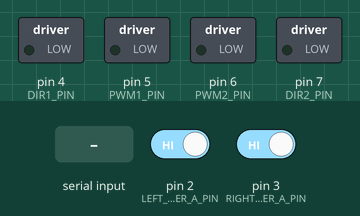
The sketch below on a simulated Arduino Uno, built with avr-gcc and run on an emulated ATmega328P. Parts: switched loads named in the sketch (green lamp = pin HIGH). Inputs (shaded band) come from the test bench; at power-on: pin 2 (LEFT_ENCODER_A_PIN) HIGH, pin 3 (RIGHT_ENCODER_A_PIN) HIGH. What the sketch prints to the serial monitor is not drawn.

Above: at 1.2 s.
1.3 s: "CMD F 90\n" received over Serial
At 2.1 s:
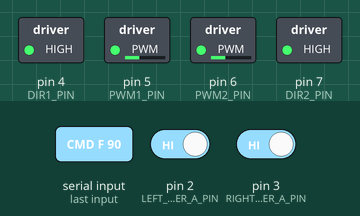
At 3.0 s:
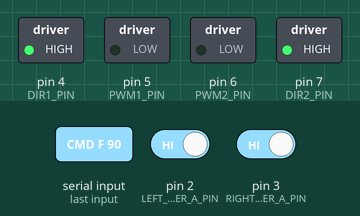
Timing chart, 0 to 4.5 s (numbered marks = the images above; inputs shaded):
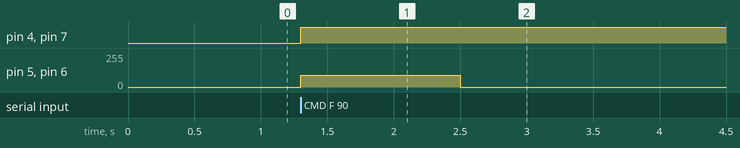

The sketch:

plan_b_motor_encoder.ino
```cpp
/*
  Grand Egyptian Museum Robot - Plan B Arduino firmware
  Input:  CMD F 120 / CMD B 120 / CMD L 100 / CMD R 100 / CMD S 0
  Output: ENC L=<ticks> R=<ticks> every 100 ms
  Encoder signals connected to the Uno must be 5 V logic-safe.
*/

const uint8_t DIR1_PIN = 4;
const uint8_t PWM1_PIN = 5;
const uint8_t DIR2_PIN = 7;
const uint8_t PWM2_PIN = 6;
const uint8_t LEFT_ENCODER_A_PIN = 2;
const uint8_t LEFT_ENCODER_B_PIN = 8;
const uint8_t RIGHT_ENCODER_A_PIN = 3;
const uint8_t RIGHT_ENCODER_B_PIN = 9;

const bool INVERT_LEFT_MOTOR = false;
const bool INVERT_RIGHT_MOTOR = false;
volatile long leftTicks = 0;
volatile long rightTicks = 0;
unsigned long lastEncoderReportMs = 0;
unsigned long lastValidCommandMs = 0;
const unsigned long COMMAND_WATCHDOG_MS = 1200;
char commandBuffer[24];
uint8_t commandLength = 0;

void leftEncoderISR() {
  leftTicks += digitalRead(LEFT_ENCODER_B_PIN) == HIGH ? 1 : -1;
}

void rightEncoderISR() {
  rightTicks += digitalRead(RIGHT_ENCODER_B_PIN) == HIGH ? 1 : -1;
}

void setOneMotor(uint8_t dirPin, uint8_t pwmPin, int signedSpeed, bool invert) {
  signedSpeed = constrain(signedSpeed, -255, 255);
  if (invert) signedSpeed = -signedSpeed;
  digitalWrite(dirPin, signedSpeed >= 0 ? HIGH : LOW);
  analogWrite(pwmPin, abs(signedSpeed));
}

void setMotors(int leftSpeed, int rightSpeed) {
  setOneMotor(DIR1_PIN, PWM1_PIN, leftSpeed, INVERT_LEFT_MOTOR);
  setOneMotor(DIR2_PIN, PWM2_PIN, rightSpeed, INVERT_RIGHT_MOTOR);
}

void stopMotors() {
  analogWrite(PWM1_PIN, 0);
  analogWrite(PWM2_PIN, 0);
}

void handleCommand(const char *line) {
  char direction = 0;
  int speedValue = 0;
  if (sscanf(line, "CMD %c %d", &direction, &speedValue) != 2) return;
  speedValue = constrain(speedValue, 0, 255);
  switch (direction) {
    case 'F': setMotors(speedValue, speedValue); break;
    case 'B': setMotors(-speedValue, -speedValue); break;
    case 'L': setMotors(-speedValue, speedValue); break;
    case 'R': setMotors(speedValue, -speedValue); break;
    case 'S': stopMotors(); break;
    default: return;
  }
  lastValidCommandMs = millis();
}

void readSerialCommands() {
  while (Serial.available() > 0) {
    char incoming = Serial.read();
    if (incoming == '\n' || incoming == '\r') {
      if (commandLength > 0) {
        commandBuffer[commandLength] = '\0';
        handleCommand(commandBuffer);
        commandLength = 0;
      }
    } else if (commandLength < sizeof(commandBuffer) - 1) {
      commandBuffer[commandLength++] = incoming;
    } else {
      commandLength = 0;
    }
  }
}

void reportEncoders() {
  if (millis() - lastEncoderReportMs < 100) return;
  lastEncoderReportMs = millis();
  noInterrupts();
  long leftSnapshot = leftTicks;
  long rightSnapshot = rightTicks;
  interrupts();
  Serial.print("ENC L=");
  Serial.print(leftSnapshot);
  Serial.print(" R=");
  Serial.println(rightSnapshot);
}

void setup() {
  pinMode(DIR1_PIN, OUTPUT);
  pinMode(PWM1_PIN, OUTPUT);
  pinMode(DIR2_PIN, OUTPUT);
  pinMode(PWM2_PIN, OUTPUT);
  pinMode(LEFT_ENCODER_A_PIN, INPUT_PULLUP);
  pinMode(LEFT_ENCODER_B_PIN, INPUT_PULLUP);
  pinMode(RIGHT_ENCODER_A_PIN, INPUT_PULLUP);
  pinMode(RIGHT_ENCODER_B_PIN, INPUT_PULLUP);
  stopMotors();
  attachInterrupt(digitalPinToInterrupt(LEFT_ENCODER_A_PIN), leftEncoderISR, RISING);
  attachInterrupt(digitalPinToInterrupt(RIGHT_ENCODER_A_PIN), rightEncoderISR, RISING);
  Serial.begin(115200);
  lastValidCommandMs = millis();
}

void loop() {
  readSerialCommands();
  reportEncoders();
  if (millis() - lastValidCommandMs > COMMAND_WATCHDOG_MS) stopMotors();
}
```

Measured:
- after the input at 1.3 s, pin 4 (DIR1_PIN), pin 7 (DIR2_PIN): LOW → HIGH at once; pin 5 (PWM1_PIN), pin 6 (PWM2_PIN): 0/255 → 90/255 at once, → 0/255 1.2 s later
